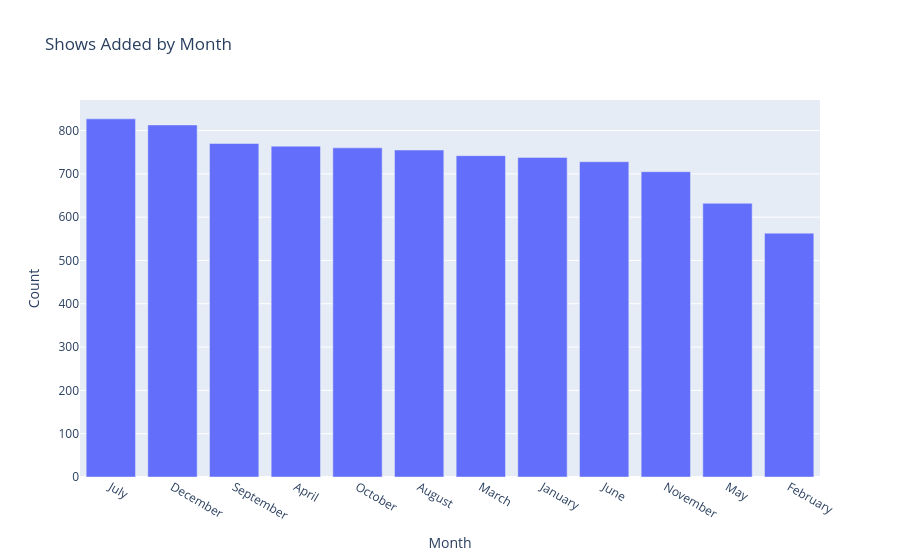

Notebook cell for this chart:
### Markdown cell above
Show the all Movies & TV Shows released by month

### Code cell
fig = px.bar(month_counts, x='Month', y='Count', title='Shows Added by Month')
fig.show()

### Figure 1 — Plotly figure (JSON) as saved in the notebook; plotly's stock layout.template omitted (floating-point values rounded to 4 significant figures)
{"data": [{"alignmentgroup": "True", "hovertemplate": "Month=%{x}<br>Count=%{y}<extra></extra>", "legendgroup": "", "marker": {"color": "#636efa", "pattern": {"shape": ""}}, "name": "", "offsetgroup": "", "orientation": "v", "showlegend": false, "textposition": "auto", "type": "bar", "x": ["July", "December", "September", "April", "October", "August", "March", "January", "June", "November", "May", "February"], "xaxis": "x", "y": [827, 813, 770, 764, 760, 755, 742, 738, 728, 705, 632, 563], "yaxis": "y"}], "layout": {"autosize": true, "barmode": "relative", "legend": {"tracegroupgap": 0}, "title": {"text": "Shows Added by Month"}, "xaxis": {"anchor": "y", "autorange": true, "domain": [0, 1], "range": [-0.5, 11.5], "title": {"text": "Month"}, "type": "category"}, "yaxis": {"anchor": "x", "autorange": true, "domain": [0, 1], "range": [0, 870.5], "title": {"text": "Count"}, "type": "linear"}}}
